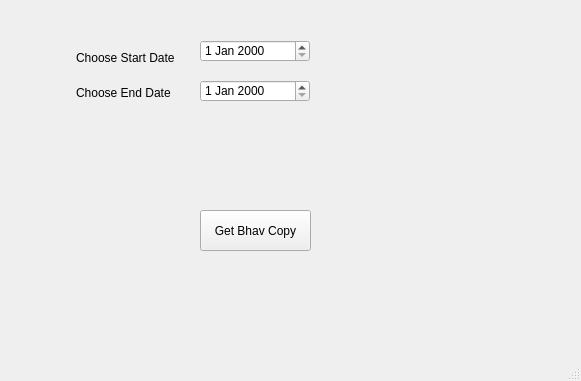
<?xml version="1.0" encoding="UTF-8"?>
<ui version="4.0">
 <class>MainWindow</class>
 <widget class="QMainWindow" name="MainWindow">
  <property name="geometry">
   <rect>
    <x>0</x>
    <y>0</y>
    <width>581</width>
    <height>381</height>
   </rect>
  </property>
  <property name="windowTitle">
   <string>MainWindow</string>
  </property>
  <widget class="QWidget" name="centralwidget">
   <widget class="QDateEdit" name="startdate">
    <property name="geometry">
     <rect>
      <x>200</x>
      <y>40</y>
      <width>110</width>
      <height>22</height>
     </rect>
    </property>
   </widget>
   <widget class="QDateEdit" name="enddate">
    <property name="geometry">
     <rect>
      <x>200</x>
      <y>80</y>
      <width>110</width>
      <height>22</height>
     </rect>
    </property>
   </widget>
   <widget class="QPushButton" name="GetBhavCopy">
    <property name="geometry">
     <rect>
      <x>200</x>
      <y>210</y>
      <width>111</width>
      <height>41</height>
     </rect>
    </property>
    <property name="text">
     <string>Get Bhav Copy</string>
    </property>
   </widget>
   <widget class="QLabel" name="label">
    <property name="geometry">
     <rect>
      <x>76</x>
      <y>43</y>
      <width>110</width>
      <height>30</height>
     </rect>
    </property>
    <property name="text">
     <string>Choose Start Date</string>
    </property>
   </widget>
   <widget class="QLabel" name="label_2">
    <property name="geometry">
     <rect>
      <x>76</x>
      <y>82</y>
      <width>101</width>
      <height>21</height>
     </rect>
    </property>
    <property name="text">
     <string>Choose End Date</string>
    </property>
   </widget>
  </widget>
  <widget class="QMenuBar" name="menubar">
   <property name="geometry">
    <rect>
     <x>0</x>
     <y>0</y>
     <width>581</width>
     <height>21</height>
    </rect>
   </property>
  </widget>
  <widget class="QStatusBar" name="statusbar"/>
 </widget>
 <resources/>
 <connections/>
</ui>
